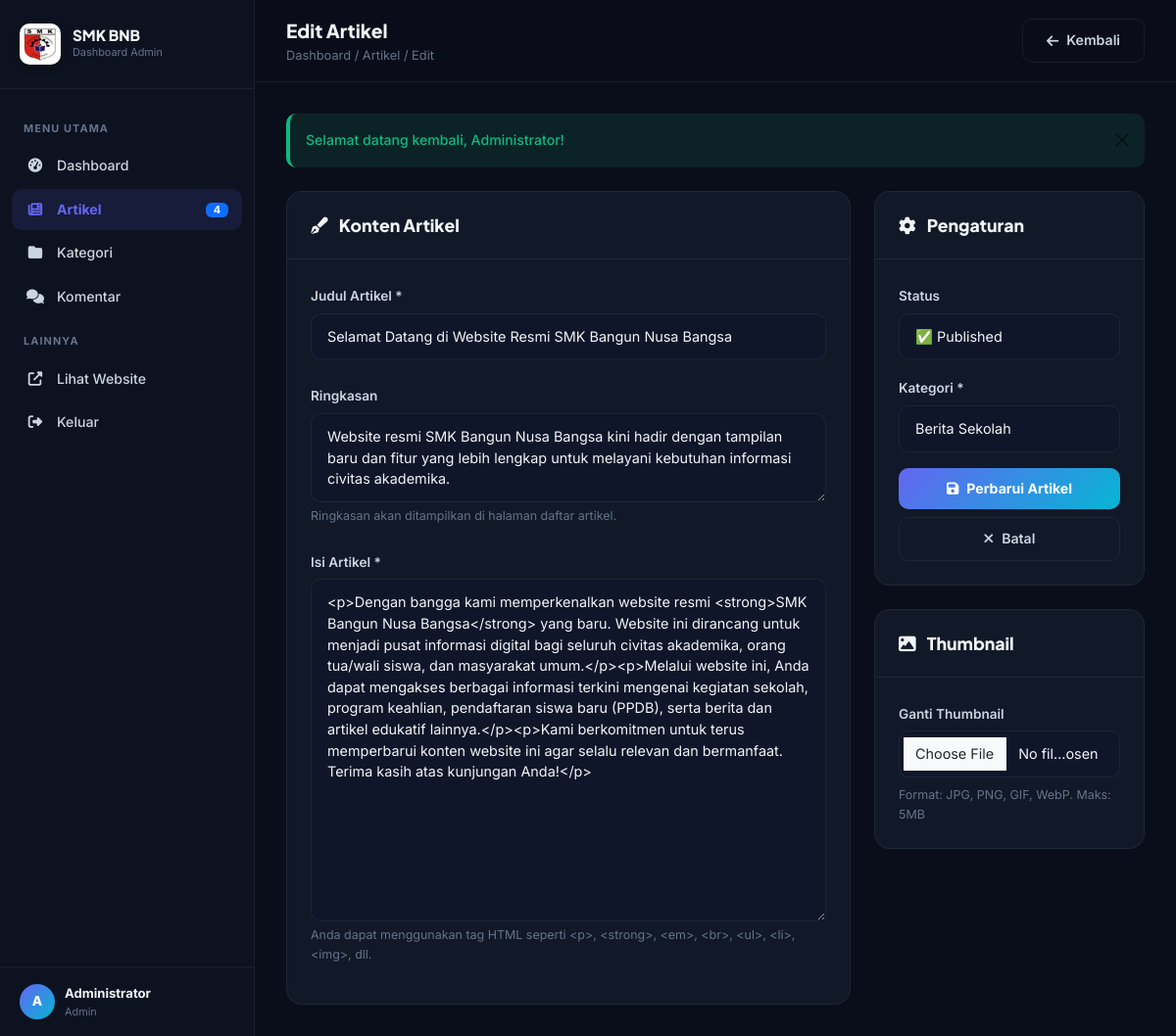
Page /admin/artikel-form.php?id=1 (signed in) on the committed database.
### tables this page shows
CREATE TABLE IF NOT EXISTS artikel (
    id INT AUTO_INCREMENT PRIMARY KEY,
    user_id INT NOT NULL,
    kategori_id INT NOT NULL,
    judul VARCHAR(255) NOT NULL,
    slug VARCHAR(280) NOT NULL UNIQUE,
    thumbnail VARCHAR(255) DEFAULT NULL,
    isi LONGTEXT NOT NULL,
    ringkasan TEXT DEFAULT NULL,
    status ENUM('draft', 'published') DEFAULT 'draft',
    views INT DEFAULT 0,
    created_at TIMESTAMP DEFAULT CURRENT_TIMESTAMP,
    updated_at TIMESTAMP DEFAULT CURRENT_TIMESTAMP ON UPDATE CURRENT_TIMESTAMP,
    FOREIGN KEY (user_id) REFERENCES users(id) ON DELETE CASCADE,
    FOREIGN KEY (kategori_id) REFERENCES kategori(id) ON DELETE CASCADE
);

CREATE TABLE IF NOT EXISTS kategori (
    id INT AUTO_INCREMENT PRIMARY KEY,
    nama VARCHAR(100) NOT NULL,
    slug VARCHAR(120) NOT NULL UNIQUE,
    deskripsi TEXT DEFAULT NULL,
    created_at TIMESTAMP DEFAULT CURRENT_TIMESTAMP
);

### config.php (called while the page is built, shortened)
<?php
function getFlash() {
    if (isset($_SESSION['flash'])) {
        $flash = $_SESSION['flash'];
        return $flash;
    }
    return null;
}

### admin/artikel-form.php (the view, shortened to what this page needs)
<?php
require_once '../config.php';
$isEdit = false;
$artikel = [
    'id' => '',
    'judul' => '',
    'kategori_id' => '',
    'isi' => '',
    'ringkasan' => '',
    'thumbnail' => '',
    'status' => 'draft'
];
if (isset($_GET['id'])) {
    $id = (int)$_GET['id'];
    $stmt = $conn->prepare("SELECT * FROM artikel WHERE id = ?");
    $stmt->bind_param('i', $id);
    $stmt->execute();
    $result = $stmt->get_result()->fetch_assoc();
    if ($result) {
        $artikel = $result;
        $isEdit = true;
    }
}
$kategoriList = $conn->query("SELECT * FROM kategori ORDER BY nama ASC");
$totalKomentarPending = $conn->query("SELECT COUNT(*) as total FROM komentar WHERE status='pending'")->fetch_assoc()['total'];
$totalArtikelAll = $conn->query("SELECT COUNT(*) as total FROM artikel")->fetch_assoc()['total'];
$flash = getFlash();
?>
<!DOCTYPE html>
<html lang="id">
<head>
    <link href="https://cdn.jsdelivr.net/npm/bootstrap@5.3.3/dist/css/bootstrap.min.css" rel="stylesheet">
    <link rel="stylesheet" href="https://cdnjs.cloudflare.com/ajax/libs/font-awesome/6.5.1/css/all.min.css">
    <link rel="stylesheet" href="../assets/css/admin.css">
</head>
<body>
    <div class="admin-wrapper">
        <aside class="admin-sidebar" id="adminSidebar">
            <div class="sidebar-brand">
                <div class="sidebar-brand-icon"><img src="../assets/img/logo-smk.jpg" alt="Logo SMK BNB"></div>
                <div>
                    <div class="sidebar-brand-name">SMK BNB</div>
                    <div class="sidebar-brand-sub">Dashboard Admin</div>
                </div>
            </div>
            <nav class="sidebar-nav">
                <div class="sidebar-label">Menu Utama</div>
                <a href="index.php" class="sidebar-link"><i class="fas fa-tachometer-alt"></i> Dashboard</a>
                <a href="artikel.php" class="sidebar-link active"><i class="fas fa-newspaper"></i> Artikel <span class="badge bg-primary"><?= $totalArtikelAll ?></span></a>
                <a href="kategori.php" class="sidebar-link"><i class="fas fa-folder"></i> Kategori</a>
                <a href="komentar.php" class="sidebar-link"><i class="fas fa-comments"></i> Komentar <?php if($totalKomentarPending > 0): ?><span class="badge bg-warning text-dark"><?= $totalKomentarPending ?></span><?php endif; ?></a>
                <div class="sidebar-label">Lainnya</div>
                <a href="../index.php" target="_blank" class="sidebar-link"><i class="fas fa-external-link-alt"></i> Lihat Website</a>
                <a href="logout.php" class="sidebar-link"><i class="fas fa-sign-out-alt"></i> Keluar</a>
            </nav>
            <div class="sidebar-footer">
                <div class="sidebar-user">
                    <div class="sidebar-user-avatar"><?= strtoupper(substr($_SESSION['user_nama'], 0, 1)) ?></div>
                    <div class="sidebar-user-info">
                        <div class="sidebar-user-name"><?= htmlspecialchars($_SESSION['user_nama']) ?></div>
                        <div class="sidebar-user-role"><?= $_SESSION['role'] ?></div>
                    </div>
                </div>
            </div>
        </aside>
        <main class="admin-main">
            <header class="admin-topbar">
                <div class="topbar-left">
                    <div>
                        <div class="topbar-title"><?= $isEdit ? 'Edit Artikel' : 'Tulis Artikel Baru' ?></div>
                        <div class="topbar-breadcrumb"><a href="index.php">Dashboard</a> / <a href="artikel.php">Artikel</a> / <?= $isEdit ? 'Edit' : 'Baru' ?></div>
                    </div>
                </div>
                <a href="artikel.php" class="btn-admin-outline">
                    <i class="fas fa-arrow-left"></i> Kembali
                </a>
            </header>
            <div class="admin-content">
                <?php if($flash): ?>
                    <div class="alert alert-<?= $flash['type'] ?> alert-dismissible fade show mb-4" role="alert">
                        <?= $flash['message'] ?>
                        <button type="button" class="btn-close" data-bs-dismiss="alert"></button>
                    </div>
                <?php endif; ?>
                <form method="POST" enctype="multipart/form-data" class="form-admin">
                    <div class="row g-4">
                        <div class="col-lg-8">
                            <div class="admin-card">
                                <div class="admin-card-header">
                                    <span class="admin-card-title"><i class="fas fa-pen-fancy me-2"></i> Konten Artikel</span>
                                </div>
                                <div class="admin-card-body with-padding">
                                    <div class="mb-4">
                                        <label class="form-label">Judul Artikel *</label>
                                        <input type="text" name="judul" class="form-control"
                                               value="<?= htmlspecialchars($artikel['judul']) ?>"
                                               placeholder="Masukkan judul artikel yang menarik..." required>
                                    </div>
                                    <div class="mb-4">
                                        <label class="form-label">Ringkasan</label>
                                        <textarea name="ringkasan" class="form-control" rows="3"
                                                  placeholder="Tulis ringkasan singkat artikel (opsional)..."
                                                  style="min-height: 80px;"><?= htmlspecialchars($artikel['ringkasan']) ?></textarea>
                                        <div class="form-text">Ringkasan akan ditampilkan di halaman daftar artikel.</div>
                                    </div>
                                    <div class="mb-3">
                                        <label class="form-label">Isi Artikel *</label>
                                        <textarea name="isi" class="form-control" rows="15"
                                                  placeholder="Tulis isi artikel Anda di sini... (mendukung tag HTML)"
                                                  required style="min-height: 350px;"><?= htmlspecialchars($artikel['isi']) ?></textarea>
                                        <div class="form-text">Anda dapat menggunakan tag HTML seperti &lt;p&gt;, &lt;strong&gt;, &lt;em&gt;, &lt;br&gt;, &lt;ul&gt;, &lt;li&gt;, &lt;img&gt;, dll.</div>
                                    </div>
                                </div>
                            </div>
                        </div>
                        <div class="col-lg-4">
                            <div class="admin-card mb-4">
                                <div class="admin-card-header">
                                    <span class="admin-card-title"><i class="fas fa-cog me-2"></i> Pengaturan</span>
                                </div>
                                <div class="admin-card-body with-padding">
                                    <div class="mb-3">
                                        <label class="form-label">Status</label>
                                        <select name="status" class="form-select">
                                            <option value="published" <?= $artikel['status'] == 'published' ? 'selected' : '' ?>>✅ Published</option>
                                        </select>
                                    </div>
                                    <div class="mb-3">
                                        <label class="form-label">Kategori *</label>
                                        <select name="kategori_id" class="form-select" required>
                                            <?php while($kat = $kategoriList->fetch_assoc()): ?>
                                                <option value="<?= $kat['id'] ?>" <?= $artikel['kategori_id'] == $kat['id'] ? 'selected' : '' ?>>
                                                    <?= htmlspecialchars($kat['nama']) ?>
                                                </option>
                                            <?php endwhile; ?>
                                        </select>
                                    </div>
                                    <div class="d-grid gap-2">
                                        <button type="submit" class="btn-admin-primary justify-content-center">
                                            <i class="fas fa-save"></i> <?= $isEdit ? 'Perbarui Artikel' : 'Simpan Artikel' ?>
                                        </button>
                                        <a href="artikel.php" class="btn-admin-outline justify-content-center">
                                            <i class="fas fa-times"></i> Batal
                                        </a>
                                    </div>
                                </div>
                            </div>
                            <div class="admin-card">
                                <div class="admin-card-header">
                                    <span class="admin-card-title"><i class="fas fa-image me-2"></i> Thumbnail</span>
                                </div>
                                <div class="admin-card-body with-padding">
                                    <div class="mb-2">
                                        <label class="form-label"><?= $isEdit ? 'Ganti Thumbnail' : 'Upload Thumbnail' ?></label>
                                        <input type="file" name="thumbnail" class="form-control" accept="image/*">
                                    </div>
                                    <div class="form-text">Format: JPG, PNG, GIF, WebP. Maks: 5MB</div>
                                </div>
                            </div>
                        </div>
                    </div>
                </form>
            </div>
        </main>
    </div>
</body>
</html>

### rows in the picture
artikel: judul "Selamat Datang di Website Resmi SMK Bangun Nusa Bangsa", ringkasan "Website resmi SMK Bangun Nusa Bangsa kini hadir dengan tampilan baru dan fitur yang lebih lengkap untuk melayani kebutuhan informasi civitas akademika.", isi "<p>Dengan bangga kami memperkenalkan website resmi <strong>SMK Bangun Nusa Bangsa</strong> yang baru. Website ini dirancang untuk menjadi pusat informasi digital bagi seluruh civitas akademika, orang tua/wali siswa, dan masyarakat umum.</p><p>Melalui website ini, Anda dapat mengakses berbagai informasi terkini mengenai kegiatan sekolah, program keahlian, pendaftaran siswa baru (PPDB), serta berita dan artikel edukatif lainnya.</p><p>Kami berkomitmen untuk terus memperbarui konten website ini agar selalu relevan dan bermanfaat. Terima kasih atas kunjungan Anda!</p>", status "✅ Published", kategori_id "Berita Sekolah"

### other values in the picture
$totalArtikelAll "4"
substr($_SESSION['user_nama'], 0, 1) "A"
$_SESSION['user_nama'] "Administrator"
$_SESSION['role'] "Admin"
$flash['message'] "Selamat datang kembali, Administrator!"
